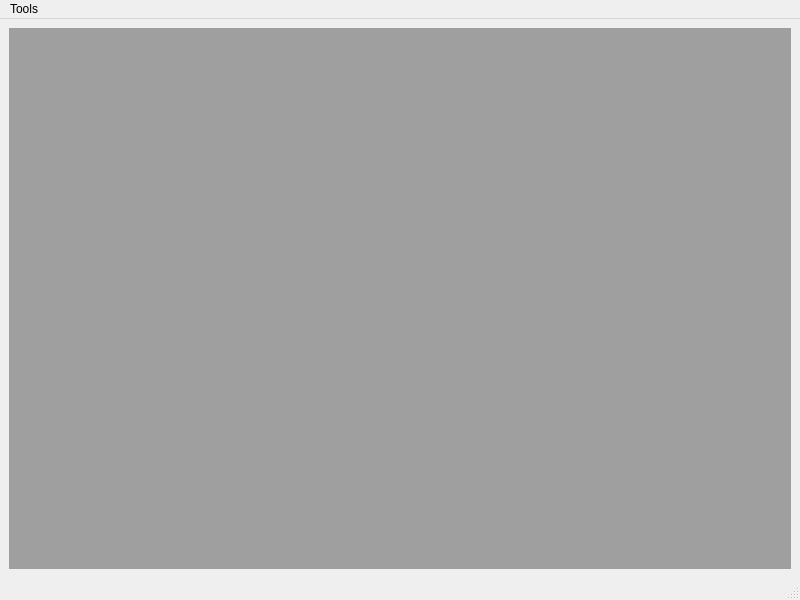
<?xml version="1.0" encoding="UTF-8"?>
<ui version="4.0">
 <class>MainWindow</class>
 <widget class="QMainWindow" name="MainWindow">
  <property name="geometry">
   <rect>
    <x>0</x>
    <y>0</y>
    <width>800</width>
    <height>600</height>
   </rect>
  </property>
  <property name="windowTitle">
   <string>MainWindow</string>
  </property>
  <widget class="QWidget" name="centralwidget">
   <layout class="QVBoxLayout" name="verticalLayout">
    <item>
     <widget class="QMdiArea" name="mdiArea"/>
    </item>
   </layout>
  </widget>
  <widget class="QMenuBar" name="menubar">
   <property name="geometry">
    <rect>
     <x>0</x>
     <y>0</y>
     <width>800</width>
     <height>21</height>
    </rect>
   </property>
   <widget class="QMenu" name="menuTools">
    <property name="title">
     <string>Tools</string>
    </property>
    <addaction name="actionScale_test"/>
   </widget>
   <addaction name="menuTools"/>
  </widget>
  <widget class="QStatusBar" name="statusbar"/>
  <action name="actionScale_test">
   <property name="checkable">
    <bool>true</bool>
   </property>
   <property name="text">
    <string>Scale test</string>
   </property>
  </action>
 </widget>
 <resources/>
 <connections/>
</ui>
